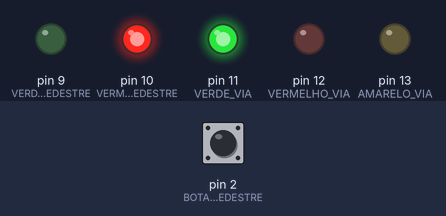
Bench run of a sketch on a simulated Arduino Uno, built with avr-gcc and run on an emulated ATmega328P. Shown: output pins drawn as LEDs (lit = HIGH). The inputs (shaded band) are chosen by the test bench; at power-on: pin 2 (BOTAO_PEDESTRE) HIGH.

Above: at 1.2 s.
1.3 s: pin 2 (BOTAO_PEDESTRE) pulled LOW for 0.15 s
At 2.0 s:
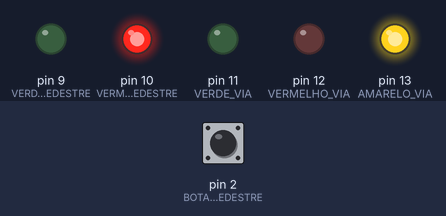
At 5.5 s:
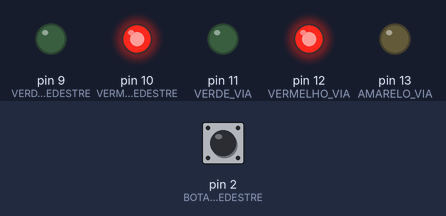
Timing chart, 0 to 18.8 s (numbered marks = the images above; inputs shaded):
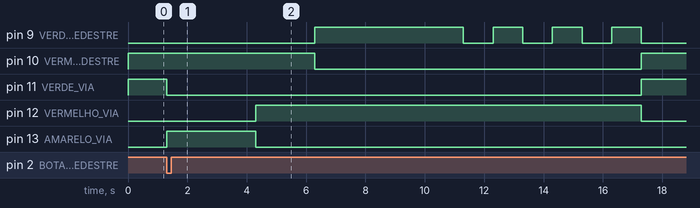

The sketch:

sinaleiro.ino
```cpp
/* NOMES:
  GABRIEL PALUDETO
  CARLOS EDUARDO ASSIS
  TARSILA PIMENTEL
  ERIC DURIGON
*/

//pins do semáforo da via
#define VERMELHO_VIA 12
#define AMARELO_VIA 13
#define VERDE_VIA 11

//pins do semáforo e botão de pedestre
#define VERMELHO_PEDESTRE 10
#define VERDE_PEDESTRE 9
#define BOTAO_PEDESTRE 2

//variáveis para armazenar e comparar estados do botão
byte estadoBotao = 0;
byte estadoAnteriorBotao = 0;
bool emLatencia = false;
bool botaoLatencia = false;
unsigned long tempoInicioLatencia;

void setup() {
  pinMode(VERDE_VIA, OUTPUT);
  pinMode(VERMELHO_VIA, OUTPUT);
  pinMode(AMARELO_VIA, OUTPUT);
  pinMode(VERMELHO_PEDESTRE, OUTPUT);
  pinMode(VERDE_PEDESTRE, OUTPUT);
  pinMode(BOTAO_PEDESTRE, INPUT);
}

void loop() {

  //semáforo da via sempre verde, semáforo de pedestre sempre vermelho enquanto o botão não estiver apertado
  digitalWrite(VERDE_VIA, HIGH);
  digitalWrite(VERMELHO_PEDESTRE, HIGH);

  //variável que armazena o estado atual do botão
  estadoBotao = digitalRead(BOTAO_PEDESTRE);

  //se o estado atual do botão for HIGH e o estado anterior LOW, estadoAnterior armazena o estado atual e a função semáforo é chamada
  if (estadoBotao == LOW && estadoAnteriorBotao == HIGH && emLatencia == false) {
    estadoAnteriorBotao = estadoBotao;
    semaforo();
  }

  //checa se botão foi pressionado durante modo de latência
  if (estadoBotao == LOW && estadoAnteriorBotao == HIGH && emLatencia == true) {
    if (digitalRead(BOTAO_PEDESTRE) == LOW) {
      botaoLatencia = true;
    }
  }

  //se está em modo de latência e o intervalo de tempo foi maior ou igual a 5 segundos, checar se o botão foi pressionado para setar emLatencia para falso, botaoLatencia para falso e executar a função semaforo()
  if (emLatencia && millis() - tempoInicioLatencia >= 5000) {
    if (botaoLatencia) {
      emLatencia = false;
      botaoLatencia = false;
      semaforo();
    }
  }

  //se o botão não estiver pressionado e o estado anterior for HIGH (e.g. após primeira execução), setar variável de estado anterior para LOW
  if (estadoBotao == HIGH && estadoAnteriorBotao == LOW) {
    estadoAnteriorBotao = estadoBotao;
  }

}

void semaforo() {
  unsigned long tempoAnterior = millis();

  //desliga o verde da via e acende o amarelo por 3 segundos
  while (millis() - tempoAnterior < 3000) {
    digitalWrite(VERDE_VIA, LOW);
    digitalWrite(AMARELO_VIA, HIGH);
  }

  //desliga o amarelo da via e acende o vermelho por 2 segundos
  tempoAnterior = millis();
  while (millis() - tempoAnterior < 2000) {
    digitalWrite(AMARELO_VIA, LOW);
    digitalWrite(VERMELHO_VIA, HIGH);
  }

  //desliga o vermelho da via e acende o verde por 5 segundos
  tempoAnterior = millis();
  while (millis() - tempoAnterior < 5000) {
    digitalWrite(VERMELHO_PEDESTRE, LOW);
    digitalWrite(VERDE_PEDESTRE, HIGH);
  }

  //pisca o led verde 3 vezes em um intervalo de tempo de 6 segundos

  for (int i = 0; i < 3; i++) {

    tempoAnterior = millis();
    while (millis() - tempoAnterior < 1000) {
      digitalWrite(VERDE_PEDESTRE, LOW);
    }

    tempoAnterior = millis();
    while (millis() - tempoAnterior < 1000) {
      digitalWrite(VERDE_PEDESTRE, HIGH);
    }

  }
  //apaga os leds previamente acesos para retornar ao loop neste estado
  digitalWrite(VERMELHO_VIA, LOW);
  digitalWrite(VERDE_PEDESTRE, LOW);

  //seta a variável emLatencia para true, para indicar que o semáforo entrará em modo de latência após a execução de seu código
  //cronometra o tempo de início do modo de latência
  tempoInicioLatencia = millis();
  emLatencia = true;

}
```

Measured:
- after the input at 1.3 s, pin 9 (VERDE_PEDESTRE): LOW → HIGH after 5.0 s, then repeats every 2.0 s: LOW 1.0 s, HIGH 1.0 s; pin 10 (VERMELHO_PEDESTRE): HIGH → LOW after 5.0 s, → HIGH 11.0 s later
